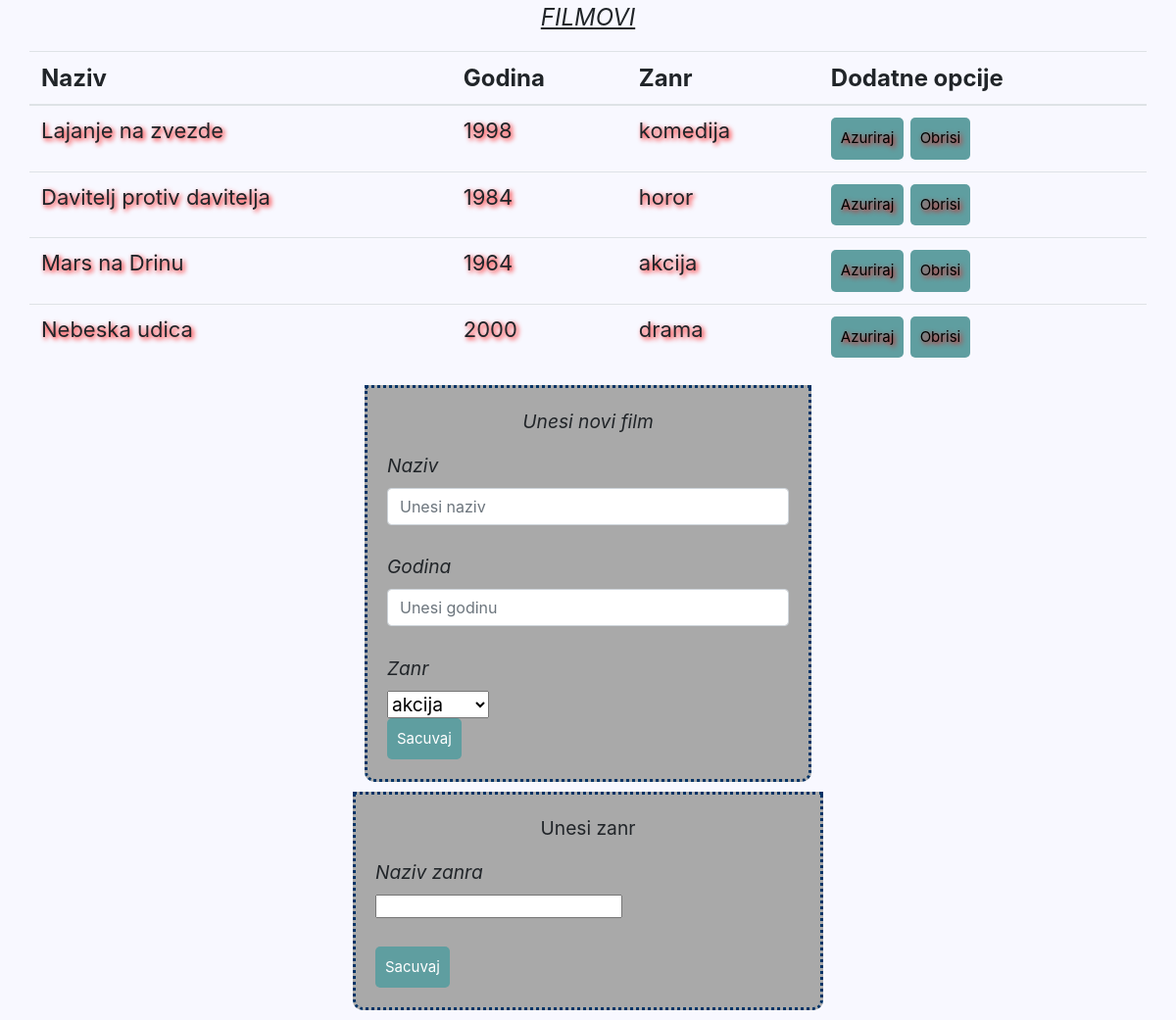
The page /admin/admins_page.php on the database its author committed.
### tables this page shows
CREATE TABLE `film` (
  `id` int(10) NOT NULL,
  `naziv` varchar(50) NOT NULL,
  `godina` varchar(10) NOT NULL,
  `zanr_id` int(10) NOT NULL
);

CREATE TABLE `zanrovi` (
  `id` int(10) NOT NULL,
  `zanr` varchar(50) NOT NULL
);

### admin/conection.php (called while the page is built, shortened)
<?php
$update=false;
$naziv='';
$godina='';

### admin/admins_page.php (the view, shortened to what this page needs)
<html>
    <head>
        <link rel="stylesheet" href="https://stackpath.bootstrapcdn.com/bootstrap/4.2.1/css/bootstrap.min.css">
        <link rel="stylesheet" type="text/css" href="../style.css">
    </head>
    <p align="center" class="naslovi"><u><i>FILMOVI</i></u></p>
    <body>
    <?php require 'conection.php'; ?>
    <div class="container">
        <?php
    $conn=new mysqli("127.0.0.1","root","","filmovi") or die(mysqli_error($conn));
    $result=$conn->query("SELECT film.id,film.naziv,film.godina,zanrovi.zanr FROM film INNER JOIN zanrovi ON film.zanr_id=zanrovi.id") or die($conn->error);
    ?>
    <div class="row justify-content-center">
        <table class="table" align="center">
            <thead>
                <tr class="naslovi">
                    <th>Naziv</th>
                    <th>Godina</th>
                    <th>Zanr</th>
                    <th colspan="2">Dodatne opcije</th>
                </tr>
            </thead>
            <?php
            while ($row=$result->fetch_assoc()) : ?>
                <tr class="imena">
                    <td><?php echo $row['naziv']; ?></td>
                    <td><?php echo $row['godina']; ?></td>
                    <td><?php echo $row['zanr']; ?></td>
                    <td>
                        <a href="home.php?update=<?php echo $row['id']; ?>"
                           class="btn btn-info" style="color:black ">Azuriraj</a>
                        <a href="conection.php?delete=<?php echo $row['id']; ?>"
                           class="btn btn-danger" style="color:black">Obrisi</a>
                    </td>
                </tr>
            <?php endwhile; ?>
        </table><br>
    </div>
    <div class="row">
        <form action="conection.php" method="POST" class="tabla2">
            <p align="center"><i>Unesi novi film</i></p>
            <label><i>Naziv</i></label><br>
            <input type="text" name="naziv" class="form-control" placeholder="Unesi naziv" value="<?php echo $naziv; ?>"><br>
            <label><i>Godina</i></label><br>
             <input type="text" name="godina" class="form-control" placeholder="Unesi godinu" value="<?php echo $godina; ?>"><br>
            <label><i>Zanr</i></label><br>
            <select name="zanrovi" id="zanrovi"><br>
            <?php
            $resultSet= $conn->query("SELECT zanr FROM zanrovi");
            while ($rows=$resultSet->fetch_assoc()){
                $zanr=$rows['zanr'];
                echo "<option value='$zanr'>$zanr</option>";
                    } ?>
            </select><br>
            <?php
            if ($update==true): ?>
                <button type="submit" class="btn btn-info" name="update">Azuriraj</button>
            <?php else: ?>
                <button type="submit" name="sacuvaj" class="btn btn-primary">Sacuvaj</button>
            <?php endif; ?>
        </form>
    </div>
    </div>
    </body>
    <form action="insertzanr.php" method="post" class="tabla2">
        <p align="center">Unesi zanr</p>
        <table>
            <label><i>Naziv zanra</i></label>
            <td><input type="text" name="novizanr"> </td><br>
        </table><br>
        <button type="submit" name="sacuvaj" class="btn btn-primary">Sacuvaj</button>
    </form>
</html>

### style.css (style rules this page uses)
* { margin: 0px; padding: 0px; }
body { font-size: 120%; background: #F8F8FF; }
form, .content { width: 40%; margin: 0px auto; padding: 20px; border: 1px solid #B0C4DE; background: white; border-radius: 0px 0px 10px 10px; }
.btn { padding: 10px; font-size: 15px; color: white; background: #5F9EA0; border: none; border-radius: 5px; }
.naslovi { font-size: x-large; }
.imena { font-size: 22px; text-shadow: 2px 2px 5px red; }
.tabla2 { background-color: darkgray; border: #003366; border-style: dotted; margin-bottom: 10px; }

### rows shown on the page
film: naziv "Lajanje na zvezde", godina "1998", zanr.zanr "komedija"
film: naziv "Davitelj protiv davitelja", godina "1984", zanr.zanr "horor"
film: naziv "Mars na Drinu", godina "1964", zanr.zanr "akcija"
film: naziv "Nebeska udica", godina "2000", zanr.zanr "drama"

### other values the page prints
form field zanrovi "akcija"
